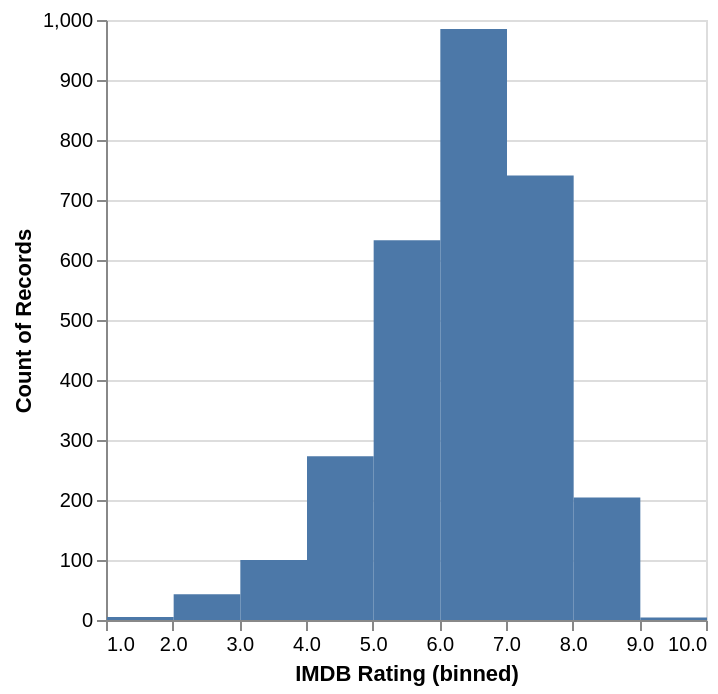

Vega-Lite specification stored for this chart:
### Vega-Lite specification from a JSON file in a GitHub repository (floating-point values rounded to 4 significant figures; data arrays with more than 128 entries replaced by an {"elided": "..."} marker saying what was removed)
{"$schema": "https://vega.github.io/schema/vega-lite/v4.json", "data": {"values": {"elided": "3201 records"}}, "mark": {"type": "bar", "binSpacing": 0}, "encoding": {"x": {"bin": {"maxbins": 10}, "field": "IMDB Rating"}, "y": {"aggregate": "count"}}}
